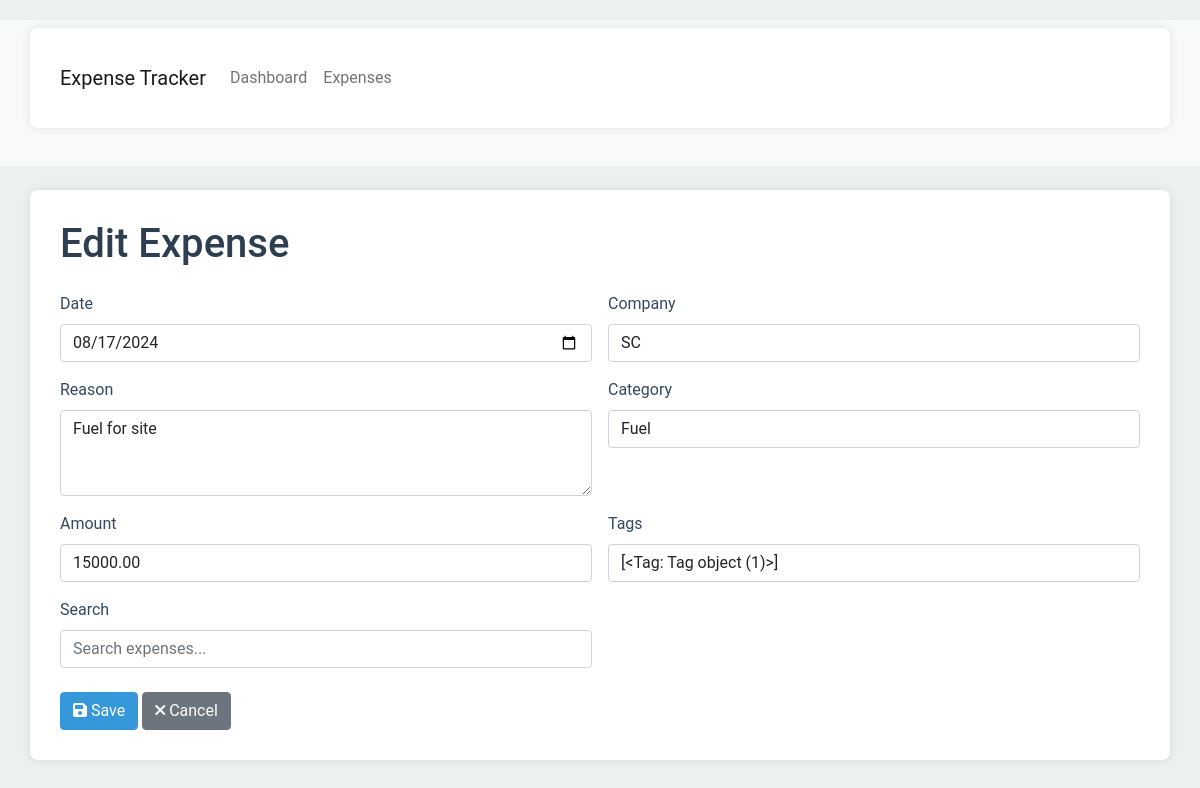
Screenshot of /edit/34/ with the database file from the repository.
### finances/models.py (models this page shows, shortened)
class Expense(models.Model):
    COMPANY_CHOICES = [
        ('SC', 'SC'),
        ('CMM', 'CMM'),
    ]
    date = models.DateField()
    company = models.CharField(max_length=3, choices=COMPANY_CHOICES)
    reason = models.TextField()
    category = models.CharField(max_length=100)
    amount = models.DecimalField(max_digits=10, decimal_places=2)
    tags = models.ManyToManyField(Tag, blank=True)

### finances/views.py (the view)
# urls.py: path('edit/<int:expense_id>/', views.edit_expense, name='edit_expense'),
def edit_expense(request, expense_id):
    expense = get_object_or_404(Expense, id=expense_id)
    if request.method == 'POST':
        form = ExpenseForm(request.POST, instance=expense)
        if form.is_valid():
            form.save()
            return redirect('expense_list')
    else:
        form = ExpenseForm(instance=expense)
    return render(request, 'finances/edit_expense.html', {'form': form, 'expense': expense})

### finances/forms.py (shortened to what this page needs)
class ExpenseForm(forms.ModelForm):
    search = forms.CharField(required=False, widget=forms.TextInput(attrs={'class': 'form-control', 'placeholder': 'Search expenses...'}))
    tags = forms.CharField(required=False, widget=forms.TextInput(attrs={'class': 'form-control', 'data-role': 'tagsinput'}))
    class Meta:
        model = Expense
        fields = ['date', 'company', 'reason', 'category', 'amount', 'tags']
        widgets = {
            'date': forms.DateInput(attrs={'type': 'date', 'class': 'form-control'}),
            'company': forms.Select(attrs={'class': 'form-control'}),
            'reason': forms.Textarea(attrs={'class': 'form-control', 'rows': 3}),
            'category': forms.TextInput(attrs={'class': 'form-control'}),
            'amount': forms.NumberInput(attrs={'class': 'form-control'}),
        }

### templates/finances/edit_expense.html (shortened to what this page needs)
{% extends 'finances/base.html' %}
{% block content %}
    <h1 class="mb-4">{% if expense %}Edit{% else %}Add{% endif %} Expense</h1>
    <form method="post">
        <div class="row g-3">
            {% for field in form %}
                <div class="col-md-6">
                    <div class="form-group">
                        <label for="{{ field.id_for_label }}" class="form-label">{{ field.label }}</label>
                        {{ field }}
                    </div>
                </div>
            {% endfor %}
        </div>
        <div class="mt-4">
            <button type="submit" class="btn btn-primary">
                <i class="fas fa-save"></i> Save
            </button>
            <a href="{% url 'expense_list' %}" class="btn btn-secondary">
                <i class="fas fa-times"></i> Cancel
            </a>
        </div>
    </form>
{% endblock %}

### templates/finances/base.html (style rules this page uses)
:root { --primary-color: #3498db; --secondary-color: #2c3e50; --background-color: #ecf0f1; --text-color: #34495e; }
body { font-family: 'Roboto', sans-serif; background-color: var(--background-color); color: var(--text-color); padding-top: 20px; }
h1, h2, h3 { color: var(--secondary-color); margin-bottom: 20px; }
.btn-primary { background-color: var(--primary-color); border-color: var(--primary-color); }

### rows the page displays
Expense: form "08/17/2024" "SC" "Fuel for site" "Fuel" "15000.00"

### other values shown
{{ field.label }} "Date" "Company" "Reason" "Category" "Amount" "Tags" "Search"
